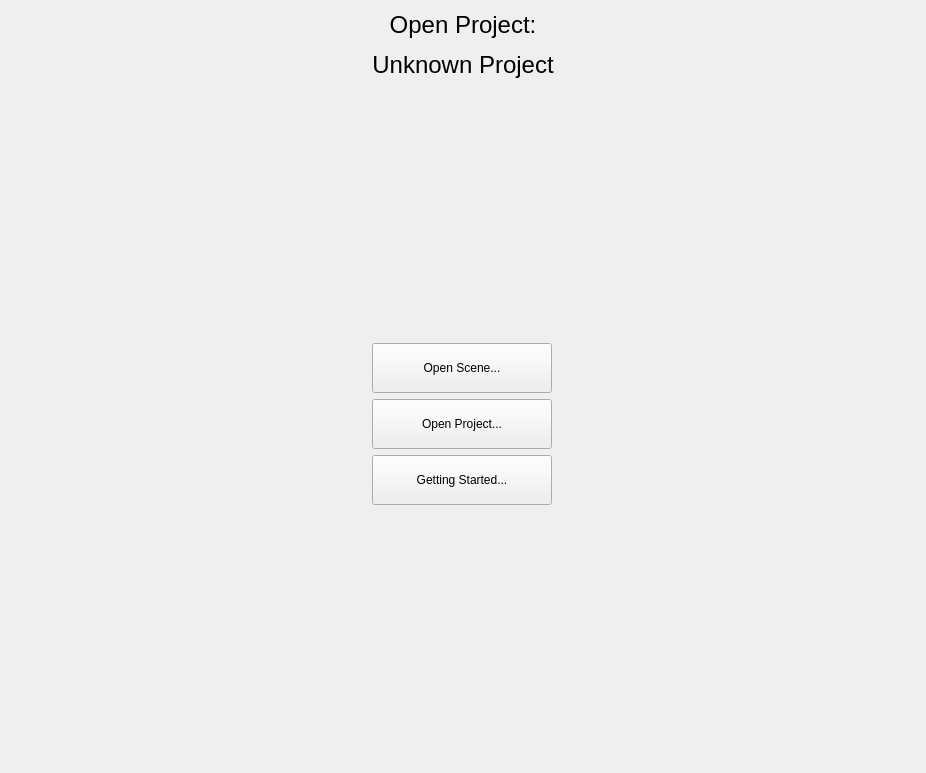
<?xml version="1.0" encoding="UTF-8"?>
<ui version="4.0">
 <class>SettingsTab</class>
 <widget class="QWidget" name="SettingsTab">
  <property name="geometry">
   <rect>
    <x>0</x>
    <y>0</y>
    <width>926</width>
    <height>773</height>
   </rect>
  </property>
  <property name="windowTitle">
   <string>Form</string>
  </property>
  <layout class="QHBoxLayout" name="horizontalLayout">
   <item>
    <spacer name="horizontalSpacer">
     <property name="orientation">
      <enum>Qt::Horizontal</enum>
     </property>
     <property name="sizeHint" stdset="0">
      <size>
       <width>264</width>
       <height>20</height>
      </size>
     </property>
    </spacer>
   </item>
   <item>
    <layout class="QVBoxLayout" name="verticalLayout">
     <item>
      <widget class="QLabel" name="ProjectLabel">
       <property name="text">
        <string>&lt;html&gt;&lt;head/&gt;&lt;body&gt;&lt;p align=&quot;center&quot;&gt;&lt;span style=&quot; font-size:18pt;&quot;&gt;Open Project:&lt;/span&gt;&lt;/p&gt;&lt;p align=&quot;center&quot;&gt;&lt;span style=&quot; font-size:18pt;&quot;&gt;Unknown Project&lt;/span&gt;&lt;/p&gt;&lt;/body&gt;&lt;/html&gt;</string>
       </property>
       <property name="alignment">
        <set>Qt::AlignCenter</set>
       </property>
      </widget>
     </item>
     <item>
      <spacer name="verticalSpacer">
       <property name="orientation">
        <enum>Qt::Vertical</enum>
       </property>
       <property name="sizeHint" stdset="0">
        <size>
         <width>20</width>
         <height>40</height>
        </size>
       </property>
      </spacer>
     </item>
     <item>
      <widget class="QPushButton" name="OpenScene">
       <property name="sizePolicy">
        <sizepolicy hsizetype="Fixed" vsizetype="Fixed">
         <horstretch>0</horstretch>
         <verstretch>0</verstretch>
        </sizepolicy>
       </property>
       <property name="minimumSize">
        <size>
         <width>180</width>
         <height>50</height>
        </size>
       </property>
       <property name="maximumSize">
        <size>
         <width>180</width>
         <height>50</height>
        </size>
       </property>
       <property name="text">
        <string>Open Scene...</string>
       </property>
       <property name="icon">
        <iconset resource="../QtResources/resources.qrc">
         <normaloff>:/EditorFramework/Icons/Input.svg</normaloff>:/EditorFramework/Icons/Input.svg</iconset>
       </property>
      </widget>
     </item>
     <item>
      <widget class="QPushButton" name="OpenProject">
       <property name="sizePolicy">
        <sizepolicy hsizetype="Fixed" vsizetype="Fixed">
         <horstretch>0</horstretch>
         <verstretch>0</verstretch>
        </sizepolicy>
       </property>
       <property name="minimumSize">
        <size>
         <width>180</width>
         <height>50</height>
        </size>
       </property>
       <property name="maximumSize">
        <size>
         <width>180</width>
         <height>50</height>
        </size>
       </property>
       <property name="text">
        <string>Open Project...</string>
       </property>
       <property name="icon">
        <iconset resource="../../../Tools/Libs/GuiFoundation/QtResources/resources.qrc">
         <normaloff>:/GuiFoundation/Icons/Project.svg</normaloff>:/GuiFoundation/Icons/Project.svg</iconset>
       </property>
      </widget>
     </item>
     <item>
      <widget class="QPushButton" name="GettingStarted">
       <property name="sizePolicy">
        <sizepolicy hsizetype="Fixed" vsizetype="Fixed">
         <horstretch>0</horstretch>
         <verstretch>0</verstretch>
        </sizepolicy>
       </property>
       <property name="minimumSize">
        <size>
         <width>180</width>
         <height>50</height>
        </size>
       </property>
       <property name="maximumSize">
        <size>
         <width>180</width>
         <height>50</height>
        </size>
       </property>
       <property name="text">
        <string>Getting Started...</string>
       </property>
       <property name="icon">
        <iconset resource="../../../Tools/Libs/GuiFoundation/QtResources/resources.qrc">
         <normaloff>:/GuiFoundation/PL-logo.svg</normaloff>:/GuiFoundation/PL-logo.svg</iconset>
       </property>
      </widget>
     </item>
     <item>
      <spacer name="verticalSpacer_2">
       <property name="orientation">
        <enum>Qt::Vertical</enum>
       </property>
       <property name="sizeHint" stdset="0">
        <size>
         <width>20</width>
         <height>40</height>
        </size>
       </property>
      </spacer>
     </item>
    </layout>
   </item>
   <item>
    <spacer name="horizontalSpacer_2">
     <property name="orientation">
      <enum>Qt::Horizontal</enum>
     </property>
     <property name="sizeHint" stdset="0">
      <size>
       <width>354</width>
       <height>20</height>
      </size>
     </property>
    </spacer>
   </item>
  </layout>
 </widget>
 <resources>
  <include location="../QtResources/resources.qrc"/>
  <include location="../../../Tools/Libs/GuiFoundation/QtResources/resources.qrc"/>
 </resources>
 <connections/>
</ui>
